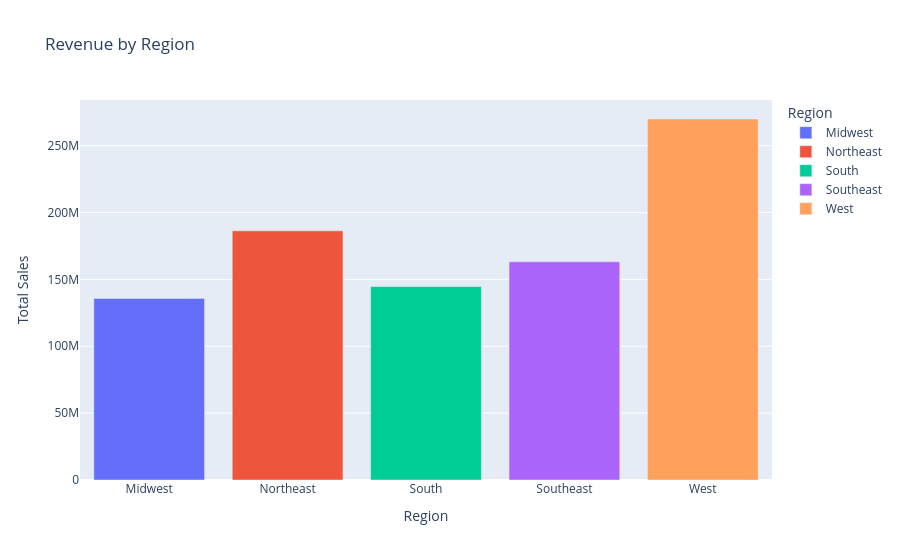

Notebook source saved alongside this figure:
### Markdown cell above
## Regional Sales Analysis

### Code cell
region_sales = (df.groupby('Region')['Total Sales'].sum().reset_index())
fig = px.bar(region_sales, x='Region', y='Total Sales', color='Region', title='Revenue by Region')
fig.show()

### Figure 1 — Plotly figure (JSON) as saved in the notebook; plotly's stock layout.template omitted (floating-point values rounded to 4 significant figures)
{"data": [{"hovertemplate": "Region=%{x}<br>Total Sales=%{y}<extra></extra>", "legendgroup": "Midwest", "marker": {"color": "#636efa", "pattern": {"shape": ""}}, "name": "Midwest", "orientation": "v", "showlegend": true, "textposition": "auto", "type": "bar", "x": ["Midwest"], "xaxis": "x", "y": [135800459], "yaxis": "y"}, {"hovertemplate": "Region=%{x}<br>Total Sales=%{y}<extra></extra>", "legendgroup": "Northeast", "marker": {"color": "#EF553B", "pattern": {"shape": ""}}, "name": "Northeast", "orientation": "v", "showlegend": true, "textposition": "auto", "type": "bar", "x": ["Northeast"], "xaxis": "x", "y": [186324067], "yaxis": "y"}, {"hovertemplate": "Region=%{x}<br>Total Sales=%{y}<extra></extra>", "legendgroup": "South", "marker": {"color": "#00cc96", "pattern": {"shape": ""}}, "name": "South", "orientation": "v", "showlegend": true, "textposition": "auto", "type": "bar", "x": ["South"], "xaxis": "x", "y": [144663181], "yaxis": "y"}, {"hovertemplate": "Region=%{x}<br>Total Sales=%{y}<extra></extra>", "legendgroup": "Southeast", "marker": {"color": "#ab63fa", "pattern": {"shape": ""}}, "name": "Southeast", "orientation": "v", "showlegend": true, "textposition": "auto", "type": "bar", "x": ["Southeast"], "xaxis": "x", "y": [163171236], "yaxis": "y"}, {"hovertemplate": "Region=%{x}<br>Total Sales=%{y}<extra></extra>", "legendgroup": "West", "marker": {"color": "#FFA15A", "pattern": {"shape": ""}}, "name": "West", "orientation": "v", "showlegend": true, "textposition": "auto", "type": "bar", "x": ["West"], "xaxis": "x", "y": [269943182], "yaxis": "y"}], "layout": {"barmode": "relative", "legend": {"title": {"text": "Region"}, "tracegroupgap": 0}, "title": {"text": "Revenue by Region"}, "xaxis": {"anchor": "y", "categoryarray": ["Midwest", "Northeast", "South", "Southeast", "West"], "categoryorder": "array", "domain": [0, 1], "title": {"text": "Region"}}, "yaxis": {"anchor": "x", "domain": [0, 1], "title": {"text": "Total Sales"}}}}
